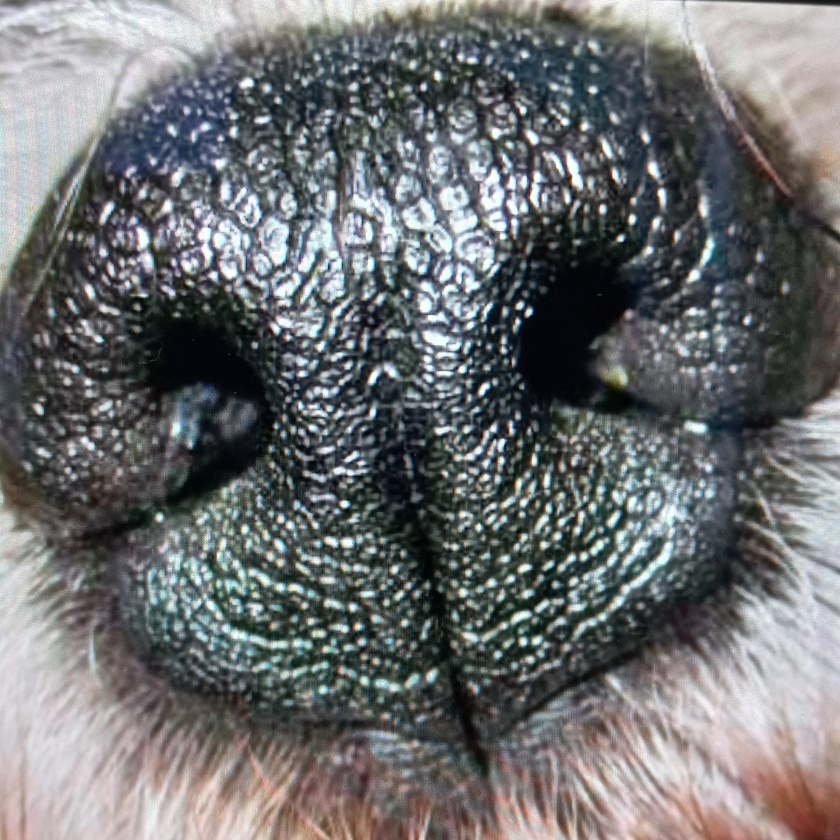
#> input picture pet_nose_print_recognition/input/001.jpeg, 840 x 840 px, shrunk from 1300 x 1300 before the run; its folder holds only this picture in this run
$ python -i preprocessing.py   (imports and definitions only)
#> lines starting #> are read from the running program, lines starting #| are printed output that depends on the picture; after the words box and inside, x2 and y2 are one past the last pixel; in counts of white or black regions, pixels touching at a corner belong together
import cv2
import numpy as np
import matplotlib.pyplot as plt
from skimage.feature import hessian_matrix, hessian_matrix_eigvals
import os
# import cv2 as cv
from glob import glob
import os
import numpy as np
# from utils.poincare import calculate_singularities
from utils.segmentation import create_segmented_and_variance_images
from utils.normalization import normalize
from utils.gabor_filter import gabor_filter
from utils.frequency import ridge_freq
from utils import orientation
# from utils.crossing_number import calculate_minutiaes
from tqdm import tqdm
from utils.skeletonize import skeletonize

from sklearn.feature_extraction import img_to_graph

def open_images(directory):
    images_paths = glob(directory + '*.tif')
    return np.array([cv2.imread(img_path,0) for img_path in images_paths]), images_paths

# [16 lines left out: functions detect_ridges, plot_images, not called in this run]

def remove_back(image_path):
#> called with image_path = 'input/001.jpeg'
    imgo = cv2.imread(image_path)
#> imgo is the input picture: shape (840, 840, 3); mean B, G, R 112.6, 111.2, 109.5

    #Removing the background
    height, width = imgo.shape[:2]
#> height = 840; width = 840

    #Create a mask holder
    mask = np.zeros(imgo.shape[:2],np.uint8)

    #Grab Cut the object
    bgdModel = np.zeros((1,65),np.float64)
    fgdModel = np.zeros((1,65),np.float64)

    #Hard Coding the Rect… The object must lie within this rect.
    rect = (10,10,width-30,height-30)
#> rect = (10, 10, 810, 810)
    cv2.grabCut(imgo,mask,rect,bgdModel,fgdModel,5,cv2.GC_INIT_WITH_RECT)
    mask = np.where((mask==2)|(mask==0),0,1).astype("uint8")
    img1 = imgo*mask[:,:,np.newaxis]
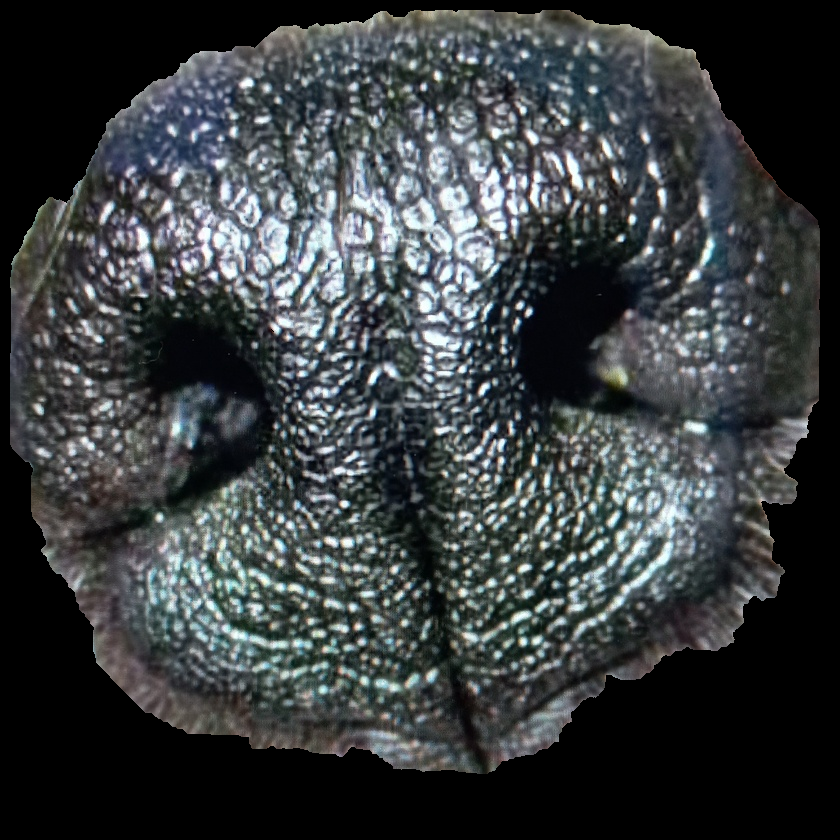
#> img1: shape (840, 840, 3); mean B, G, R 63.8, 62, 57.5

    #Get the background
    background = cv2.absdiff(imgo,img1)
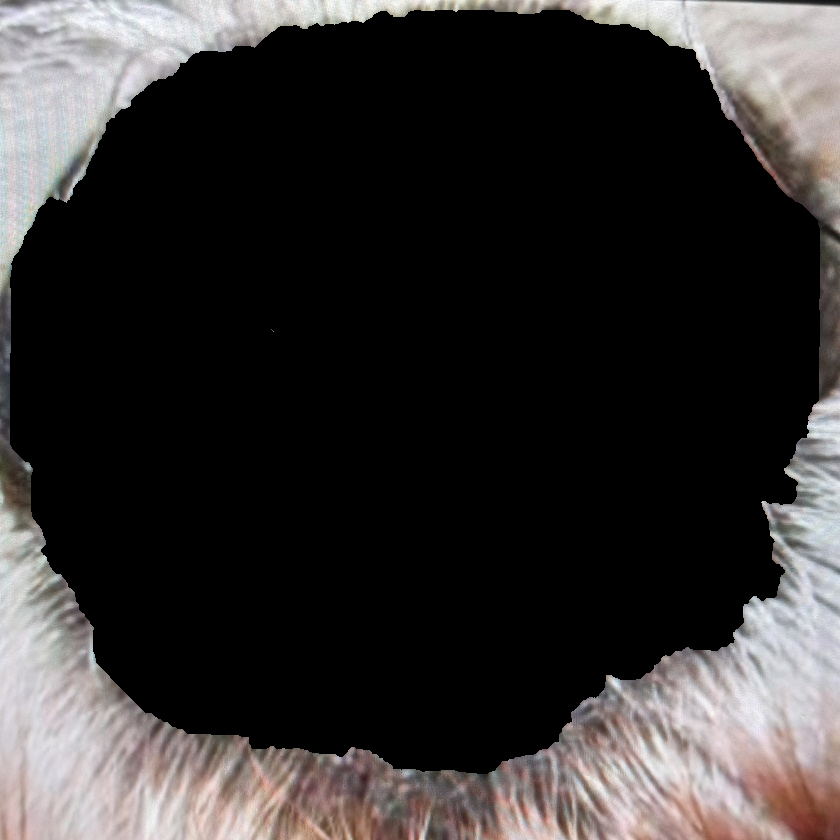
#> background: shape (840, 840, 3); mean B, G, R 48.7, 49.2, 52

    #Change all pixels in the background that are not black to white
    background[np.where((background > [0,0,0]).all(axis = 2))] = [255,255,255]
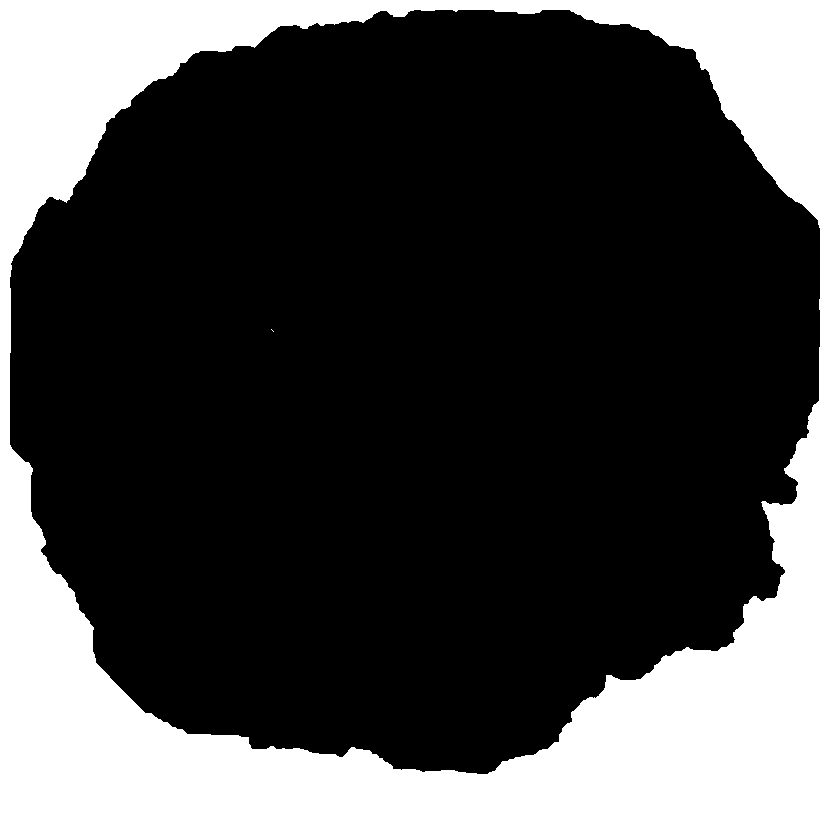
#> background: shape (840, 840, 3); 29.6% white; 2 white regions (1 under 20 px), largest, box (x1, y1, x2, y2) and area: (0, 0, 840, 840) 208732

    #Add the background and the image
    final = background + img1
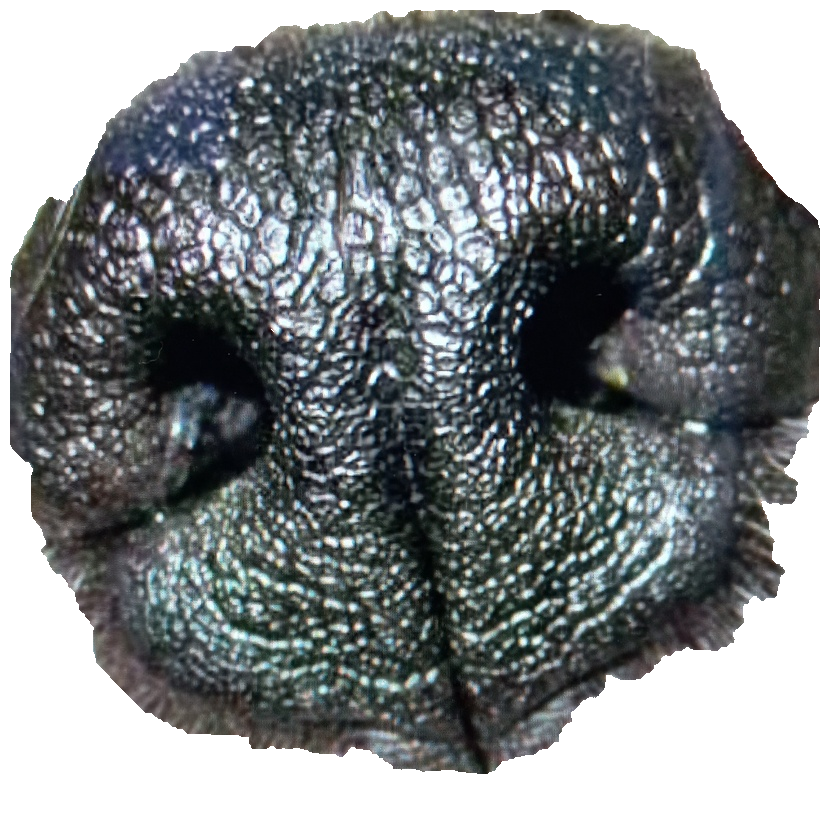
#> final: shape (840, 840, 3); mean B, G, R 139.3, 137.4, 132.9

    file_name = os.path.split(image_path)[-1]
    path = "pet_nose_print_recognition/background/" + file_name
    cv2.imwrite(path,final)
    # return final

# def enhance_image(img, file):
# 	# -------------------------- Step 1: import the image whose background has been removed ----------
# 	# img = cv2.imread("input.jpg",1)

# 	# -------------------------- Step 2: Sharpen the image -------------------------------------------
# 	kernel = np.array([[-1,-1,-1],
#                    [-1, 9,-1],
#                    [-1,-1,-1]])
# 	sharpened = cv2.filter2D(img, -1, kernel)
# 	# cv2.imshow("sharpened",sharpened)

# 	# --------------------------- Step 3: Grayscale the image------------------------------------------
# 	gray = cv2.cvtColor(sharpened,cv2.COLOR_BGR2GRAY)
# 	# cv2.imshow("gray",gray)

# 	# --------------------------- Step 4: Perform histogram equilisation ------------------------------
# 	hist,bins = np.histogram(gray.flatten(),256,[0,256])
# 	cdf = hist.cumsum()
# 	cdf_normalized = cdf * hist.max()/ cdf.max()

# 	cdf_m = np.ma.masked_equal(cdf,0)
# 	cdf_m = (cdf_m - cdf_m.min())*255/(cdf_m.max()-cdf_m.min())
# 	cdf = np.ma.filled(cdf_m,0).astype('uint8')

# 	img2=cdf[gray]
# 	# cv2.imshow("histogram",img2)
# 	# cv2.imwrite('hist.jpeg',img2)

# 	# ----------------------------- Step 5: Ridge detection filter ------------------------------------
# 	#sigma = 2.7
# 	a, b = detect_ridges(img2, sigma=2.7)
# 	plot_images(a, b)

# 	# ----------------------------- Step 6: Convert image to binary image -----------------------------
# 	img = cv2.imread('fig1.png',0)
# 	# img = b # a or b
# 	# cv2.imshow("img",img)
# 	# bg = cv2.dilate(img,np.ones((5,5),dtype=np.uint8))
# 	# bg = cv2.GaussianBlur(bg,(5,5),1)
# 	# # cv2.imshow("bg",bg)
# 	# src_no_bg = 255 - cv2.absdiff(img,bg)
# 	# # cv2.imshow("src_no_bg",src_no_bg)
# 	# ret,thresh = cv2.threshold(src_no_bg,240,255,cv2.THRESH_BINARY)
# 	# # cv2.imshow("threshold",thresh)

# 	# # --------------------------- Step 7: Thinning / Skeletonizing Algorithm ----------------------------
# 	# thinned = cv2.ximgproc.thinning(thresh) # 우수우씨! # a,b로 받으면 문제가 생기는데 왜 그러는지는 나중에 알아보기 우선 지문 인식부터 확인하기!
# 	# # cv2.imshow("thinned",thinned)
# 	file_name = os.path.split(file)[-1]
# 	path = "pet_nose_print_recognition/output/" + file_name
# 	cv2.imwrite(path,img)

# 	# cv2.waitKey(1)
# 	cv2.destroyAllWindows()


# [33 lines left out: function fingerprint_pipline, not called in this run]

>>> result = remove_back('input/001.jpeg')

$ run again, on pet_nose_print_recognition/input/003.jpeg
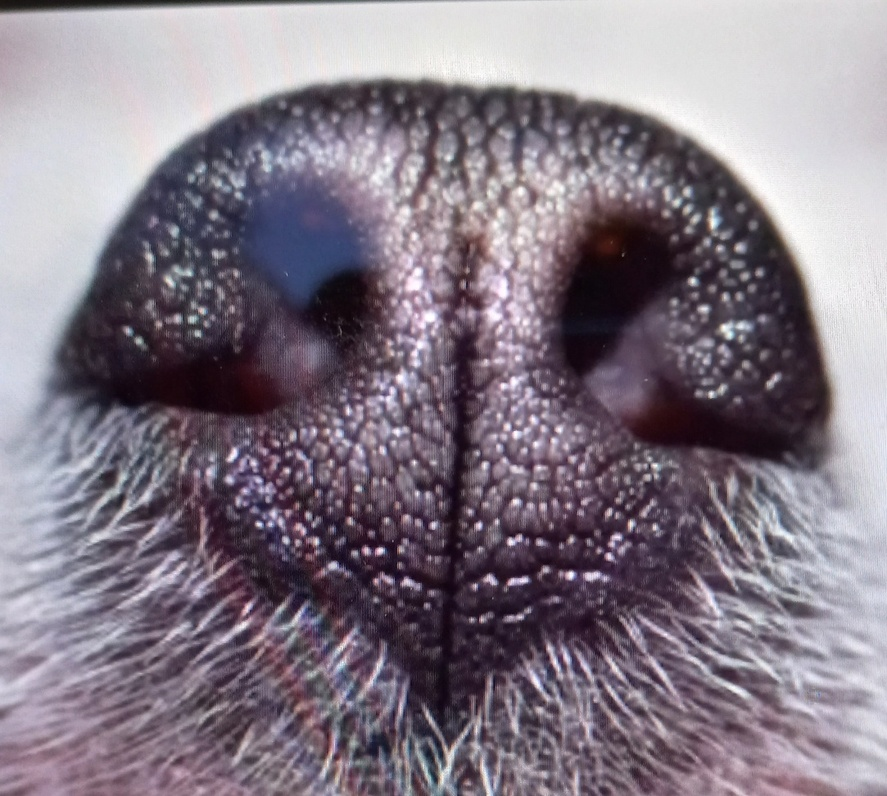
#> input picture pet_nose_print_recognition/input/003.jpeg, 887 x 796 px, shrunk from 1083 x 972 before the run
#> in remove_back, imgo is the input picture: shape (796, 887, 3); mean B, G, R 133.9, 122, 131.9
#> in remove_back, `background[np.where((background > [0,0,0]).all(axis = 2))] = [255,255,..`:
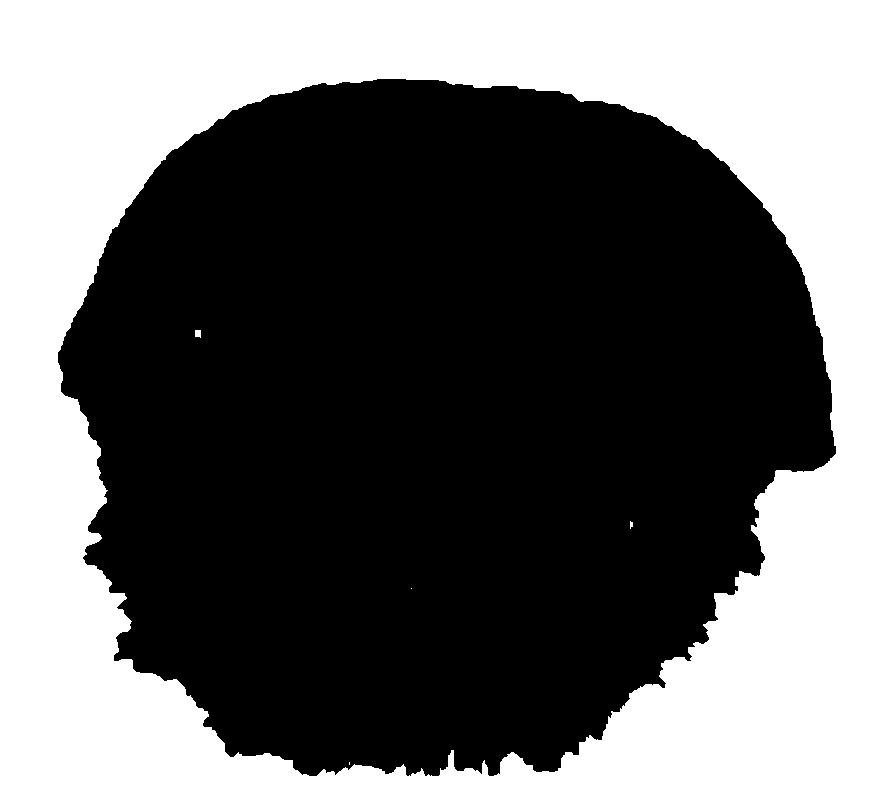
#> background: shape (796, 887, 3); 41% white; 5 white regions (3 under 20 px), largest, box (x1, y1, x2, y2) and area: (0, 0, 887, 796) 289405, (195, 330, 201, 338) 43
#> in remove_back, `final = background + img1`:
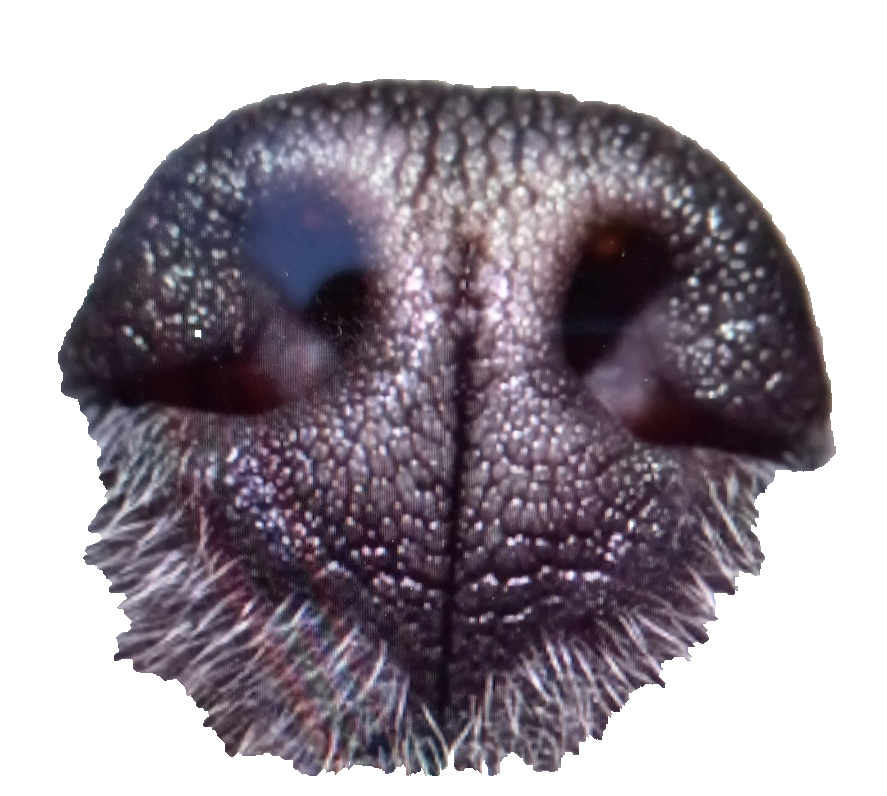
#> final: shape (796, 887, 3); mean B, G, R 160.5, 152, 159.7
